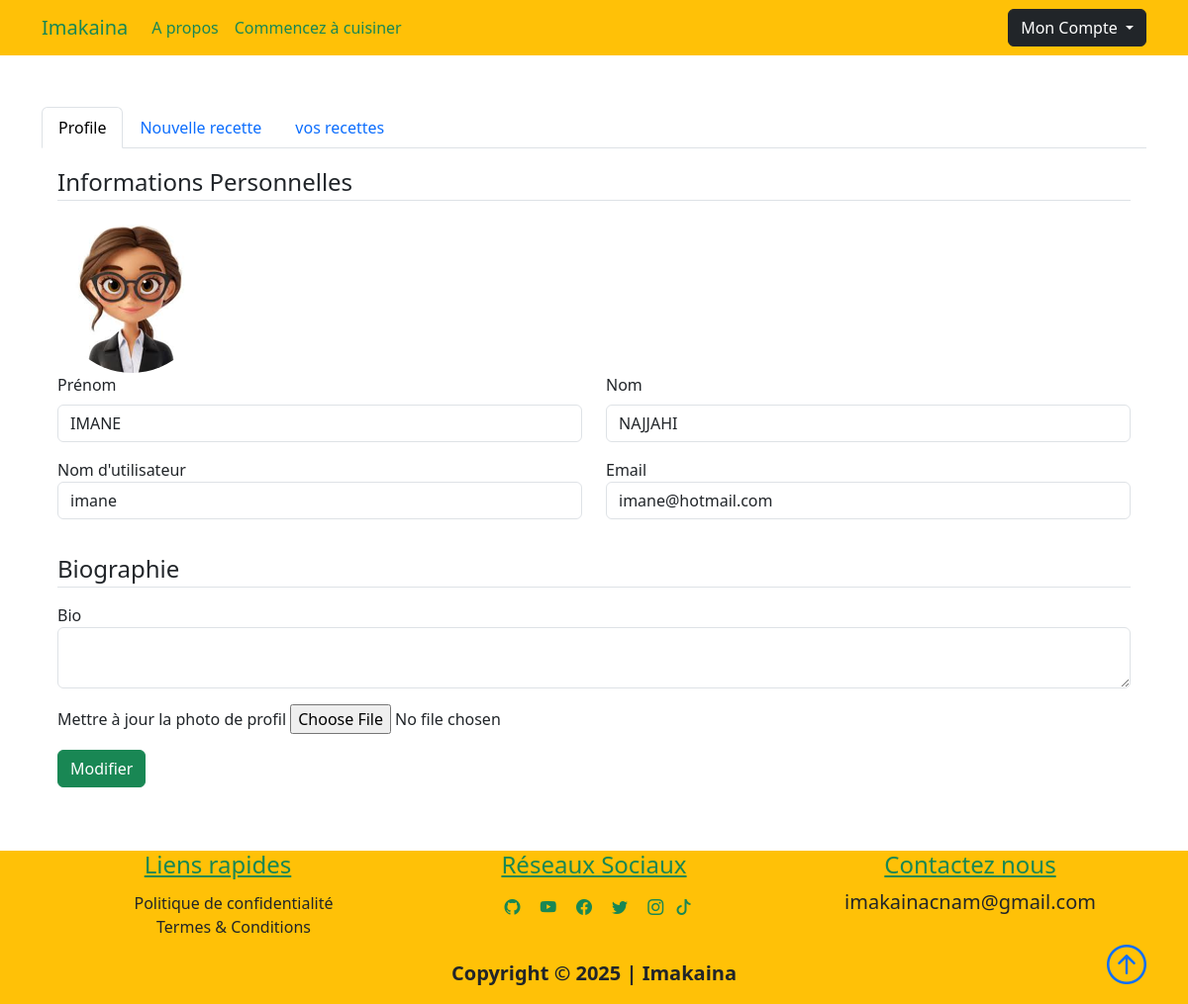
/dashboard/profile (signed in), run on the app's committed database.
### projet/models.py (models this page shows, shortened)
class User(db.Model, UserMixin):
    id = db.Column(db.Integer, primary_key=True, autoincrement=True)
    fname = db.Column(db.String(25), nullable=False)
    lname = db.Column(db.String(25), nullable=False)
    username = db.Column(db.String(25), unique=True, nullable=False)
    email = db.Column(db.String(125), unique=True, nullable=False)
    image_file = db.Column(db.String(20), nullable=False, default="default.png")
    bio = db.Column(db.Text, nullable=True)
    password = db.Column(db.String(60), nullable=False)
    recettes = db.relationship("Recette", backref="author", lazy=True)

### projet/users/routes.py (the view)
@users.route("/dashboard/profile", methods=["GET", "POST"])
@login_required
def profile():
    profile_form = UpdateProfileForm()
    if profile_form.validate_on_submit():
        if profile_form.picture.data:
            picture_file = save_picture(
                profile_form.picture.data, "static/user_pics", output_size=(150, 150)
            )
            current_user.image_file = picture_file
        current_user.username = profile_form.username.data
        current_user.email = profile_form.email.data
        current_user.bio = profile_form.bio.data
        db.session.commit()
        flash("Votre profil a été mis à jour", "success")
        return redirect(url_for("users.profile"))
    elif request.method == "GET":
        profile_form.username.data = current_user.username
        profile_form.email.data = current_user.email
        profile_form.bio.data = current_user.bio
    image_file = url_for("static", filename=f"user_pics/{current_user.image_file}")
    return render_template(
        "profile.html",
        title="Profile",
        profile_form=profile_form,
        image_file=image_file,
        active_tab="profile",
    )

### projet/users/forms.py (shortened to what this page needs)
class UpdateProfileForm(FlaskForm):
    username = StringField(
        "Nom d'utilisateur", validators=[DataRequired(), Length(min=2, max=25)]
    )
    email = StringField("Email", validators=[DataRequired(), Email()])
    bio = TextAreaField("Bio")
    picture = FileField(
        "Mettre à jour la photo de profil", validators=[FileAllowed(["jpg", "png"])]
    )
    submit = SubmitField("Modifier")

### projet/models.py (called while the page is built)
@login_manager.user_loader
def load_user(user_id):
    return User.query.get(int(user_id))

### projet/templates/profile.html (shortened to what this page needs)
{% extends "dashboard.html"%}
{% block profile %}
<div class="{{'tab-pane show active fade p-3' if active_tab=='profile' else 'tab-pane fade p-3'}}" id="nav-profile"
    role="tabpanel" aria-labelledby="nav-profile-tab">
    <form action=" " method="POST" enctype="multipart/form-data">
        <fieldset class='form-group'>
            <legend class='border-bottom mb-4'>Informations Personnelles</legend>
            <img class="rounded-circle user-img" src="{{image_file}}" alt="">
            <div class='form-group'>
                <div class="row mb-3">
                    <div class="col">
                        <label for="fname" class="form-label">Prénom</label>
                        <input class="form-control" type="text" value="{{ current_user.fname}}" readonly>
                    </div>
                    <div class="col">
                        <label for="lname" class="form-label">Nom</label>
                        <input class="form-control" type="text" value="{{ current_user.lname}}" readonly>
                    </div>
                </div>
                <div class="row mb-3">
                    <div class="col">
                        {{ profile_form.username.label(class='form-control-label')}}
                        {% if profile_form.username.errors%}
                        {{ profile_form.username(class='form-control form-control-lg is-invalid')}}
                        <div class="invalid-feedback">
                            {% for error in profile_form.username.errors %}
                            <span>{{error}}</span>
                            {% endfor %}
                        </div>
                        {% else %}
                        {{ profile_form.username(class='form-control form-control')}}
                        {% endif %}
                    </div>
                    <div class="col">
                        {{ profile_form.email.label(class='form-control-label')}}
                        {% if profile_form.email.errors%}
                        {{ profile_form.email(class='form-control form-control-lg is-invalid')}}
                        <div class="invalid-feedback">
                            {% for error in profile_form.email.errors %}
                            <span>{{error}}</span>
                            {% endfor %}
                        </div>
                        {% else %}
                        {{ profile_form.email(class='form-control form-control')}}
                        {% endif %}
                    </div>
                </div>
            </div>
        </fieldset>
        <fieldset>
            <legend class="border-bottom my-3">Biographie</legend>
            <div class="form-group">
                <div class="my-3">
                    {{ profile_form.bio.label(class='form-control-label') }}
                    {{ profile_form.bio(class='form-control') }}
                </div>
                <div class="form-group mb-3">
                    {{ profile_form.picture.label}}
                    {{ profile_form.picture(class='form-control-file')}}
                </div>
                <div class="col-12">
                    <button class="btn btn-success" type="submit">Modifier</button>
                </div>
            </div>
        </fieldset>
    </form>
</div>
{% endblock profile %}

### projet/static/main.css (style rules this page uses)
body::before { display: block; content: ''; height: 60px; }
.user-img { height: 150px; width: 150px; margin-right: 8px; }

### data on the page
User: fname "IMANE", lname "NAJJAHI", username "imane", email "imane@hotmail.com"

### other printed values
{{ profile_form.username.label(class='form-control-label') }} "Nom d'utilisateur"
{{ profile_form.email.label(class='form-control-label') }} "Email"
{{ profile_form.bio.label(class='form-control-label') }} "Bio"
{{ profile_form.picture.label }} "Mettre à jour la photo de profil"
